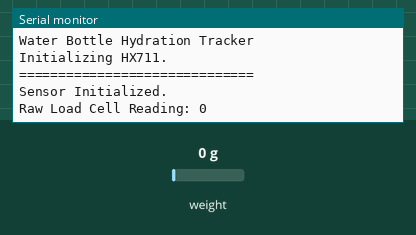
This program was run on a simulated ESP32-S3. On the bench: the last lines printed to the serial monitor. The test bench sets the inputs (shaded band); at power-on: weight on the scale 0 g.

Above: at 2.2 s.
2.3 s: weight on the scale set to 100 g
At 2.3 s:
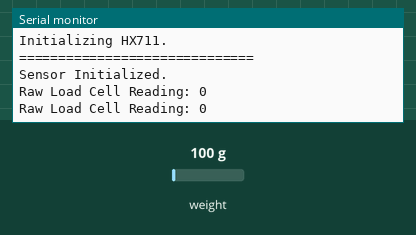
3.8 s: weight on the scale set to 1250 g
At 4.7 s:
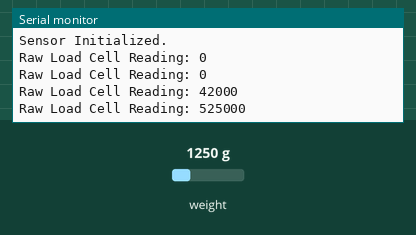
Timing chart, 0 to 6.8 s (numbered marks = the images above; inputs shaded):
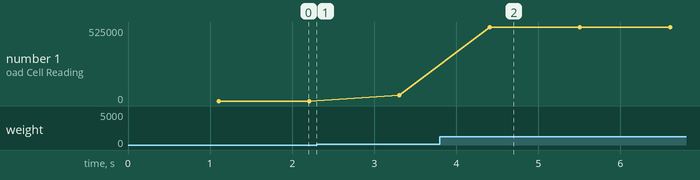

Measured:
- after the input at 3.8 s, the serial monitor: prints a new line after 0.61 s (image 2)
- plotted number 1: 0 → 42000 after the input at 2.3 s, 42000 → 525000 after the input at 3.8 s

The program:

main.cpp
```cpp
#include <Arduino.h>
#include "sensor.h"


//hx711 pins
#define HX711_DT 4
#define HX711_SCK 5


void setup() {
    //initialize communication
    Serial.begin(115200);
    delay(1000);

    Serial.println("==============================");
    Serial.println("Water Bottle Hydration Tracker");
    Serial.println("Initializing HX711.");
    Serial.println("==============================");

    //initialize hx711
    sensorBegin(HX711_DT, HX711_SCK);
    Serial.println("Sensor Initialized.");
}


void loop() {
    //check if sensor is ready to read raw load cell value
    if (sensorIsReady()) {
        long reading = sensorReadRaw();

        Serial.print("Raw Load Cell Reading: ");
        Serial.println(reading);
    } else {
        Serial.println("Waiting for HX711...");
    }

    delay(1000);
}
```

sensor.h
```cpp
#ifndef SENSOR_H
#define SENSOR_H

#include <Arduino.h>

//initialize hx711 sensor
void sensorBegin(uint8_t dataPin, uint8_t clockPin);

//check if hx711 is ready
bool sensorIsReady();

//get raw load cell reading
long sensorReadRaw();

#endif
```

sensor.cpp
```cpp
#include "sensor.h"
#include "HX711.h"

//hx711 object
static HX711 scale;

// initialize hx711
void sensorBegin(uint8_t dataPin, uint8_t clockPin) {
    scale.begin(dataPin, clockPin);
}

//check if hx711 is ready
bool sensorIsReady() {
    return scale.is_ready();
}

//get raw load cell reading
long sensorReadRaw() {
    return scale.read();
}
```
